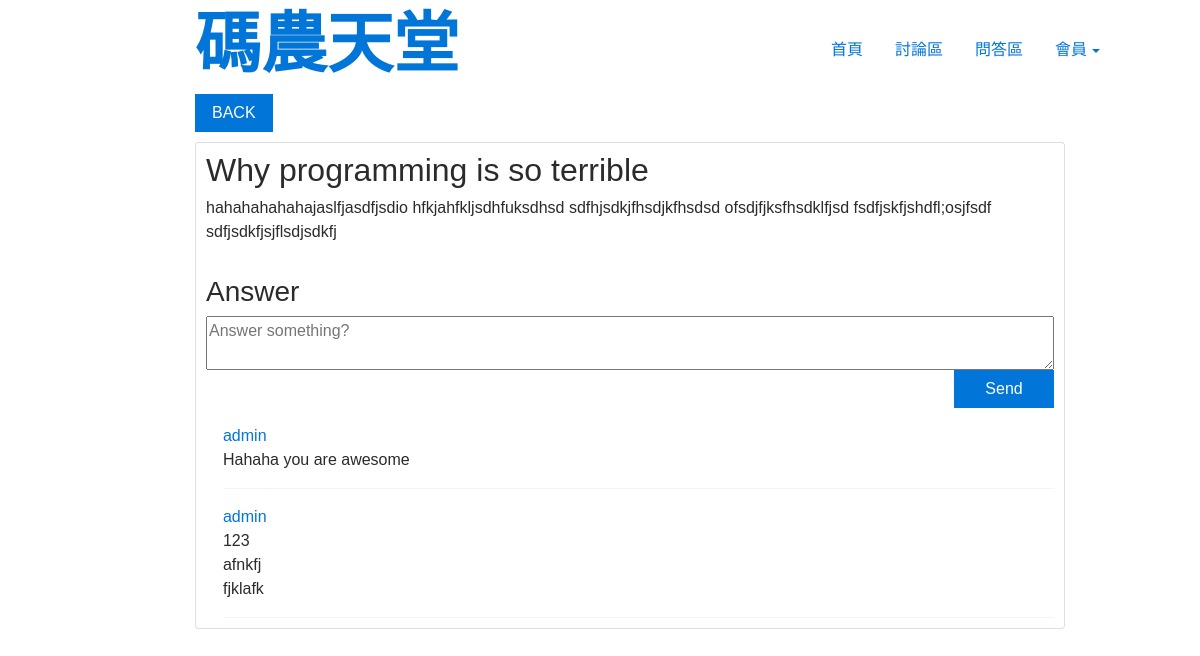
Page /QA/detail/1/ on the committed database.
### QA/models.py (models this page shows, shortened)
class Question(models.Model):
    title = models.CharField(max_length=225)
    body = RichTextField()
    questionType = models.ForeignKey(QuestionType,on_delete=models.CASCADE)
    postedUser = models.ForeignKey(User,on_delete=models.CASCADE)

class Answer(models.Model):
    body = models.TextField()
    abouQuestion = models.ForeignKey(Question,on_delete=models.CASCADE,default=None)
    postedUser = models.ForeignKey(User,on_delete=models.CASCADE)

### QA/views.py (the view)
# urls.py: url(r'^detail/(?P<id>\d+)/$', views.detail, name='detail'),
def detail(request, id):
    data = Question.objects.get(id=id)
    anss = Answer.objects.filter(abouQuestion__id=id)
    context = {
        'title': 'QA',
        'data': data,
        'anss': anss,
    }
    return render(request, 'QA/detail.html', context)

### QA/templates/QA/detail.html (shortened to what this page needs)
{% extends 'QA/layout.html' %}
{% block content %}
<div class="col-md-9" id="div1">
    <button class="btn btn-primary create-post style-jvp6q3ta" type="button" style="position: relative;"  onclick="location.href='/QA/'">
        <div style="position: relative;display: inline-block;">BACK</div>
    </button>
    <div class="card" style="margin-top: 10px; padding: 10px">
        <h2>{{data.title}}</h2>
        <div>{{ data.body|safe }}</div>
        <h3>Answer</h3>
        <textarea class="comment-content open" name="comment_content" id="comment_content" placeholder="Answer something?"></textarea>
        <div style="margin-left: auto;">
            <button class="btn btn-primary create-post style-jvp6q3ta" type="button" style="position: relative;width:100px;" onclick="location.href='/QA/'">
                <div style="position: relative;display: inline-block;">Send</div>
            </button>
        </div>
        {% for data in anss%}
            <div class="card-body">
                <div class="list">
                    <p class="card-text">
                        <div class="">
                            <a href="">{{data.postedUser}}</a>
                        </div>
                        <div>
                            <a><span style="white-space: pre-line">{{data.body}}</span></a>
                        </div>
                    </p>
                </div>
            </div>
        {% endfor %}
    </div>
</div>
{% endblock content %}

### QA/static/css/style.css (style rules this page uses)
#div1 { left:15%; }
.style-jvp6q3ta { cursor: pointer; }
.create-post { border-radius: 0px }
.list { border-bottom: 1px solid #f4f4f4; margin-left: 2%; }
body { font-family: Helvetica, Arial,LiHei Pro,黑體-繁,微軟正黑體, sans-serif; }

### rows in the picture
Question: title "Why programming is so terrible", body "hahahahahahajaslfjasdfjsdio hfkjahfkljsdhfuksdhsd sdfhjsdkjfhsdjkfhsdsd ofsdjfjksfhsdklfjsd fsdfjskfjshdfl;osjfsdf sdfjsdkfjsjflsdjsdkfj"
Answer: postedUser "admin", body "Hahaha you are awesome"
Answer: postedUser "admin", body "123 afnkfj fjklafk"
